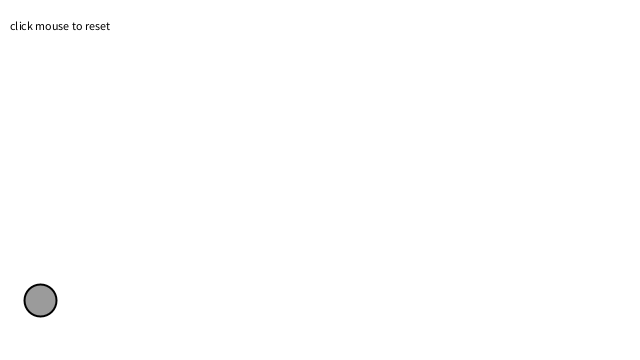
Frame 1 (no input)
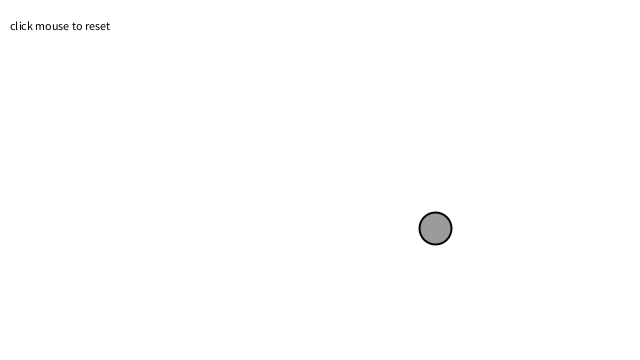
Frame 60 (the mouse pressed at the canvas centre just before this capture)
Frame 120 (the mouse held since frame 60 and released just before this capture): identical to frame 60, image omitted

The Processing sketch that drew these frames (run headless with seeded random() and noise(); from frame 60 on, the mouse is pressed at the canvas centre):

// Processing sketch: h_w_3_3
// ── h_w_3_3.pde
// The Nature of Code
// Daniel Shiffman
// http://natureofcode.com

// Forces (Gravity and Fluid Resistence) with Vectors 

// Demonstration of multiple force acting on bodies (Mover class)
// Bodies experience gravity continuously
// Bodies experience fluid resistance when in "water"

// Five moving bodies
Mover[] movers = new Mover[1];

// Liquid
Liquid liquid;

void setup() {
  size(640, 360);
  reset();
  // Create liquid object
  liquid = new Liquid(0,0, width, height, 0.01,0.003);
}

void draw() {
  background(255);

  // Draw water
  liquid.display();

  for (int i = 0; i < movers.length; i++) {

    // Is the Mover in the liquid?
    if (liquid.contains(movers[i])) {
      // Calculate drag force
      PVector dragForce = liquid.drag(movers[i]);
      PVector upForce = liquid.up(movers[i]);
      
      movers[i].applyForce(dragForce);
      movers[i].applyForce(new PVector(upForce.y*(-1),upForce.x).mult(upForce.mag()));
    }

    // Gravity is scaled by mass here!
    PVector gravity = new PVector(0, 0.1*movers[i].mass);
    // Apply gravity
    movers[i].applyForce(gravity);

    // Update and display
    movers[i].update();
    movers[i].display();
    movers[i].checkEdges();
  }

  fill(0);
  text("click mouse to reset", 10, 30);
}

void mousePressed() {
  reset();
}

// Restart all the Mover objects randomly
void reset() {
  for (int i = 0; i < movers.length; i++) {
    movers[i] = new Mover(2, 0, 300);
  }
}

// ── Liquid.pde
// The Nature of Code
// Daniel Shiffman
// http://natureofcode.com

// Liquid class 
class Liquid {


  // Liquid is a rectangle
  float x, y, w, h;
  // Coefficient of drag
  float c;
  float C;

  Liquid(float x_, float y_, float w_, float h_, float c_,float C_) {
    x = x_;
    y = y_;
    w = w_;
    h = h_;
    c = c_;
    C = C_;
  }

  // Is the Mover in the Liquid?
  boolean contains(Mover m) {
    PVector l = m.position;
    return l.x > x && l.x < x + w && l.y > y && l.y < y + h;
  }

  // Calculate drag force
  PVector drag(Mover m) {
    // Magnitude is coefficient * speed squared
    float speed = m.velocity.mag();
    float dragMagnitude = c * speed * speed;

    // Direction is inverse of velocity
    PVector dragForce = m.velocity.get();
    dragForce.mult(-1);

    // Scale according to magnitude
    // dragForce.setMag(dragMagnitude);
    dragForce.normalize();
    dragForce.mult(dragMagnitude);
    return dragForce;
  }
  
  // Calculate up force
  PVector up(Mover m) {
    // Magnitude is coefficient * speed squared
    float speed = m.velocity.mag();
    float upMagnitude = C * speed * speed;
    PVector upForce = m.velocity.get();

    // Scale according to magnitude
    // Force.setMag(dragMagnitude);
    upForce.normalize();
   upForce.mult(upMagnitude);
    return upForce;
  }

  void display() {
    noStroke();
    fill(255);
    rect(x, y, w, h);
  }
}

// ── Mover.pde
// The Nature of Code
// Daniel Shiffman
// http://natureofcode.com

class Mover {

  // position, velocity, and acceleration 
  PVector position;
  PVector velocity;
  PVector acceleration;

  // Mass is tied to size
  float mass;

  Mover(float m, float x, float y) {
    mass = m;
    position = new PVector(x, y);
    velocity = new PVector(40, 0);
    acceleration = new PVector(0, 0);
  }

  // Newton's 2nd law: F = M * A
  // or A = F / M
  void applyForce(PVector force) {
    // Divide by mass 
    PVector f = PVector.div(force, mass);
    // Accumulate all forces in acceleration
    acceleration.add(f);
  }

  void update() {

    // Velocity changes according to acceleration
    velocity.add(acceleration);
    // position changes by velocity
    position.add(velocity);
    // We must clear acceleration each frame
    acceleration.mult(0);
  }

  // Draw Mover
  void display() {
    stroke(0);
    strokeWeight(2);
    fill(127, 200);
    ellipse(position.x, position.y, mass*16, mass*16);
  }

  // Bounce off bottom of window
  void checkEdges() {
    if (position.y > height) {
      velocity.y *= -0.9;  // A little dampening when hitting the bottom
      position.y = height;
    }
  }
}
